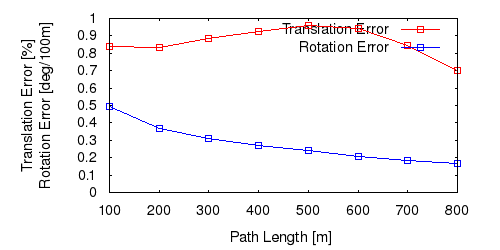

This chart was generated by the following gnuplot code:
set term postscript eps enhanced color
set output "09_trl.eps"
set size ratio 0.5
set yrange [0:*]
set xlabel "Path Length [m]"
set ylabel "Translation Error [%]\nRotation Error [deg/100m]"
plot "09_tl.txt" using 1:($2*100) title 'Translation Error' lc rgb "#FF0000" pt 4 w linespoints,"09_rl.txt" using 1:($2*57.3*100) title 'Rotation Error' lc rgb "#0000FF" pt 4 w linespoints
